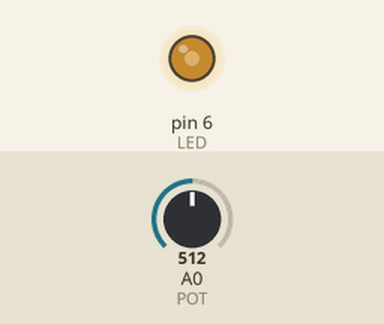
Simulated run of this sketch. Board: Arduino Uno, built with avr-gcc and run on an emulated ATmega328P. Shown: output pins drawn as LEDs (lit = HIGH). Inputs (shaded band) come from the test bench; at power-on: A0 (POT) = 512.

Above: at 1.2 s.
1.3 s: A0 (POT) set to 716
At 2.5 s:
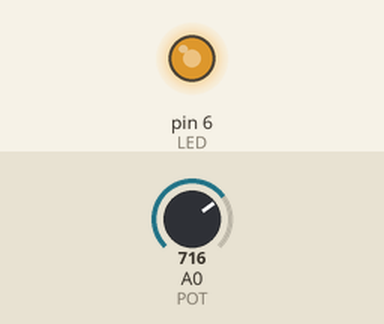
2.8 s: A0 (POT) set to 900
At 3.4 s:
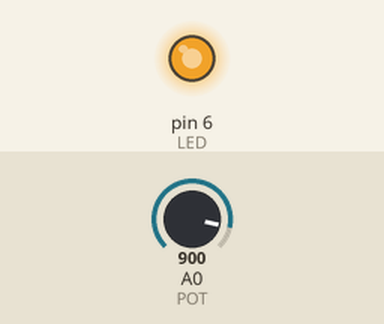
4.3 s: A0 (POT) set to 122
At 5.0 s:
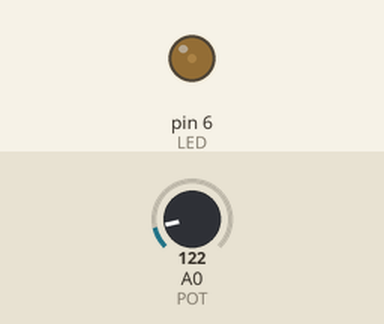
5.8 s: A0 (POT) set to 0
At 7.0 s:
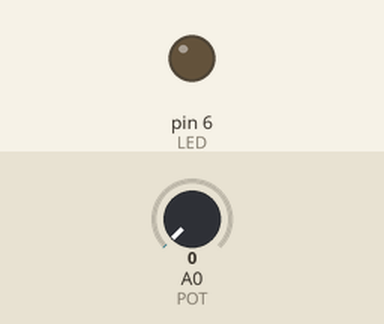
7.3 s: A0 (POT) set to 511
At 8.0 s:
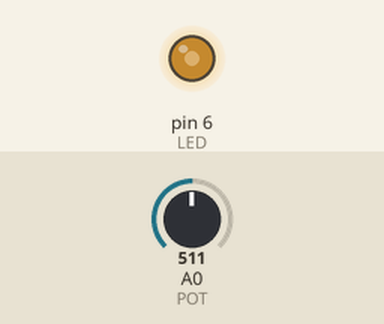
Timing chart, 0 to 9.8 s (numbered marks = the images above; inputs shaded):
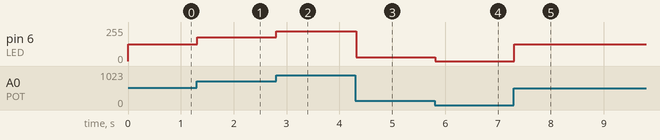

The sketch:

Potentiometer.ino
```cpp
const int LED = 6;
const int POT = A0;
int val;

void setup() {
  // put your setup code here, to run once:
  pinMode(LED, OUTPUT);
  pinMode(POT, INPUT);
}

void loop() {
  // put your main code here, to run repeatedly:
  val = analogRead(POT);
  val = map(val, 0, 1023, 0, 255);
  analogWrite(LED, val);
  delay(20);
}
```

Measured:
- after the input at 1.3 s, pin 6 (LED): 127/255 → 178/255 at once
- after the input at 2.8 s, pin 6 (LED): 178/255 → 224/255 at once
- after the input at 4.3 s, pin 6 (LED): 224/255 → 30/255 at once
- after the input at 5.8 s, pin 6 (LED): 30/255 → 0/255 at once
- after the input at 7.3 s, pin 6 (LED): 0/255 → 127/255 at once
